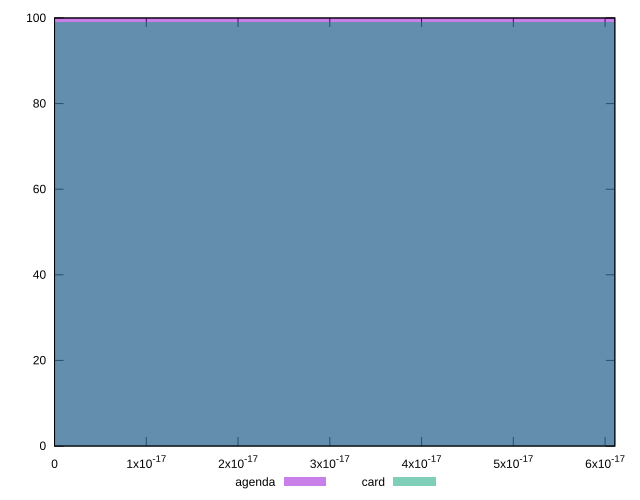

The script that saved this image:
reset

$agenda <<EOF
0 100
EOF

$card <<EOF
0 99
EOF

set key outside below
set boxwidth 1e-12
set xrange [0:6.106226635438361e-17]
set yrange [0:100]
set trange [0:100]
set style fill transparent solid 0.5 noborder
set terminal svg size 640, 500 enhanced background rgb 'white'
set output "report/report_00029_2021-02-24T13-36-40.390Z/meta/score-difference/comparison/histogram/1_vs_2.svg"

plot $agenda title "agenda" with boxes, \
     $card title "card" with boxes

reset
